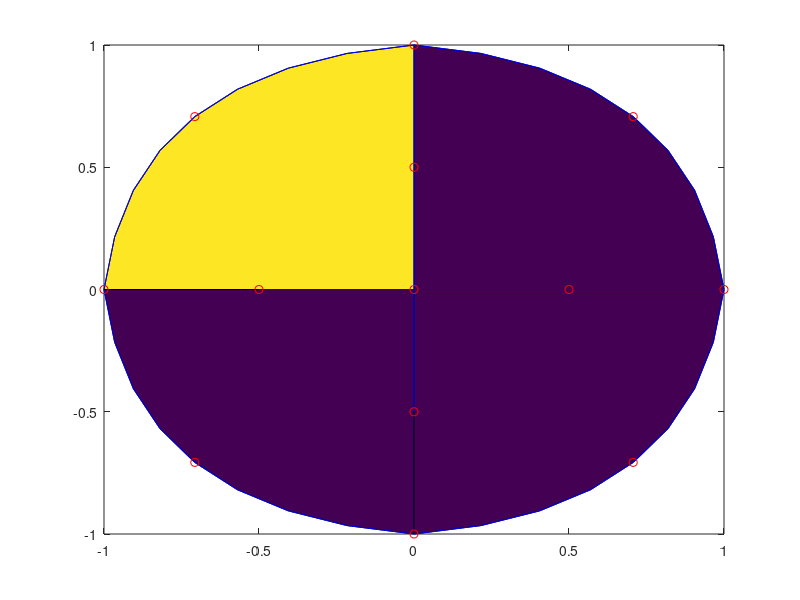

MATLAB code to generate this figure:
clear all
close all
%---------------------------------------------------------------------------
% Representacao grafica de triangulos de 6-nos
% com lados curvos atendendo a curvatura de cada lado
%       Autor: Prof. J. L. M. Fernandes
%---------------------------------------------------------------------------
x=[1 0.7071 0 -0.7071 -1 -0.7071 0 0.7071 0.5 0 -0.5 0 0]'
y=[0 0.7071 1 0.7071 0 -0.7071 -1 -0.7071 0 0.5 0 -0.5 0]'
tri6=[1 3 13 2 10 9; 13 3 5 10 4 11;5 7 13 6 12 11; 7 1 13 8 9 12]
u=1-x.^2-y.^2
%------------------------------------------------
%	testa a curvatura de cada um dos lados
%------------------------------------------------    
Nelt=size(tri6,1)
for i=1:Nelt
    no1=tri6(i,1)
    no2=tri6(i,2)
    no3=tri6(i,3)
    no4=tri6(i,4)
    no5=tri6(i,5)
    no6=tri6(i,6)
L=0
    % face 1: nos 1-4-2
%      teste de curvatura
    d2x = x(no1)+x(no2)-2*x(no4)
    d2y = y(no1)+y(no2)-2*y(no4)
    cmx = max(abs(d2x),abs(d2y))
if (cmx < 0.2)
        % face 1: nos 1-4-2
    L=L+1
    xx(L)=x(no1)
    yy(L)=y(no1)
    L=L+1
    xx(L)=x(no4)
    yy(L)=y(no4)
else
    csi=-1
    for j=1:8
    b(1)=0.5*csi*(csi-1)
    b(2)=1-csi*csi
    b(3)=0.5*csi*(csi+1)
    L=L+1
% face 1: nos 1-4-2
    xx(L)=b(1)*x(no1)+b(2)*x(no4)+b(3)*x(no2)
    yy(L)=b(1)*y(no1)+b(2)*y(no4)+b(3)*y(no2)
    csi=csi+0.25
    end
end
%   face 2: nos 2-5-3
%      teste de curvatura
    d2x = x(no3)+x(no2)-2*x(no5)
    d2y = y(no3)+y(no2)-2*y(no5)
    cmx = max(abs(d2x),abs(d2y))
if (cmx < 0.2)
%   face 2: nos 2-5-3
    L=L+1
    xx(L)=x(no2)
    yy(L)=y(no2)
    L=L+1
    xx(L)=x(no5)
    yy(L)=y(no5)
else    
    csi=-1
for j=1:8
    b(1)=0.5*csi*(csi-1)
    b(2)=1-csi*csi
    b(3)=0.5*csi*(csi+1)
    L=L+1
% face 2: nos 2-5-3
xx(L)=b(1)*x(no2)+b(2)*x(no5)+b(3)*x(no3)
yy(L)=b(1)*y(no2)+b(2)*y(no5)+b(3)*y(no3)
csi=csi+0.25
end
end
% face 3: nos 3-6-1
%      teste de curvatura
    d2x = x(no3)+x(no1)-2*x(no6)
    d2y = y(no3)+y(no1)-2*y(no6)
    cmx = max(abs(d2x),abs(d2y))
if (cmx < 0.2)
% face 3: nos 3-6-1
    L=L+1
    xx(L)=x(no3)
    yy(L)=y(no3)
    L=L+1
    xx(L)=x(no6)
    yy(L)=y(no6)
else
    csi=-1
for j=1:8
    b(1)=0.5*csi*(csi-1)
    b(2)=1-csi*csi
    b(3)=0.5*csi*(csi+1)
    L=L+1
% face 3: nos 3-6-1
xx(L)=b(1)*x(no3)+b(2)*x(no6)+b(3)*x(no1)
yy(L)=b(1)*y(no3)+b(2)*y(no6)+b(3)*y(no1)
csi=csi+0.25
end
end
uu=1-xx.^2-yy.^2

%fill3 (xx,yy,uu,uu);hold on   % para uma representacao 3D
fill (xx,yy,uu);hold on
plot(xx,yy,'b');
end
plot(x,y,'ro');